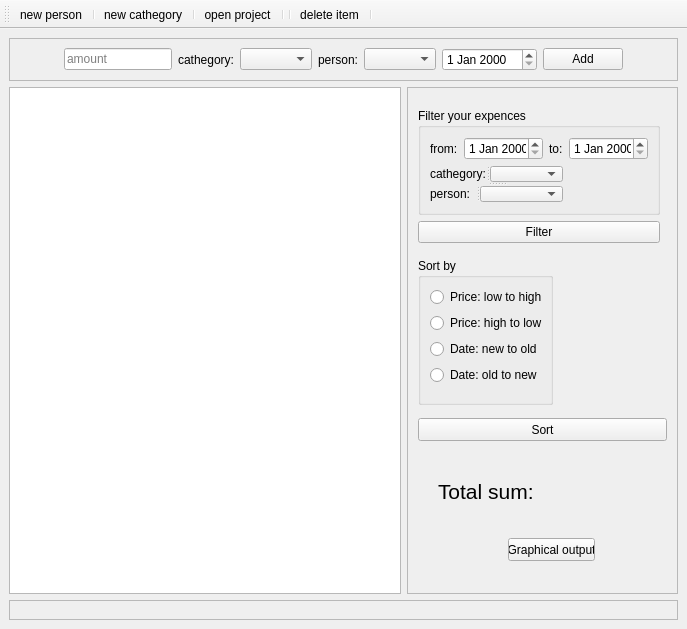
<?xml version="1.0" encoding="UTF-8"?>
<ui version="4.0">
 <class>MainWindw</class>
 <widget class="QMainWindow" name="MainWindw">
  <property name="geometry">
   <rect>
    <x>0</x>
    <y>0</y>
    <width>687</width>
    <height>629</height>
   </rect>
  </property>
  <property name="windowTitle">
   <string/>
  </property>
  <property name="autoFillBackground">
   <bool>true</bool>
  </property>
  <widget class="QWidget" name="centralwidget">
   <layout class="QGridLayout" name="gridLayout_8">
    <item row="1" column="0">
     <widget class="QFrame" name="frame">
      <property name="sizePolicy">
       <sizepolicy hsizetype="Preferred" vsizetype="Fixed">
        <horstretch>0</horstretch>
        <verstretch>0</verstretch>
       </sizepolicy>
      </property>
      <property name="frameShape">
       <enum>QFrame::StyledPanel</enum>
      </property>
      <property name="frameShadow">
       <enum>QFrame::Raised</enum>
      </property>
      <layout class="QGridLayout" name="gridLayout_7"/>
     </widget>
    </item>
    <item row="0" column="0">
     <layout class="QGridLayout" name="gridLayout_6">
      <item row="1" column="0">
       <widget class="QTableView" name="tableView">
        <property name="autoFillBackground">
         <bool>true</bool>
        </property>
       </widget>
      </item>
      <item row="0" column="0" colspan="2">
       <widget class="QFrame" name="frame_2">
        <property name="frameShape">
         <enum>QFrame::StyledPanel</enum>
        </property>
        <property name="frameShadow">
         <enum>QFrame::Raised</enum>
        </property>
        <layout class="QGridLayout" name="gridLayout">
         <item row="0" column="0">
          <spacer name="horizontalSpacer">
           <property name="orientation">
            <enum>Qt::Horizontal</enum>
           </property>
           <property name="sizeHint" stdset="0">
            <size>
             <width>40</width>
             <height>20</height>
            </size>
           </property>
          </spacer>
         </item>
         <item row="0" column="1">
          <widget class="QLineEdit" name="amount">
           <property name="placeholderText">
            <string>amount</string>
           </property>
          </widget>
         </item>
         <item row="0" column="2">
          <widget class="QLabel" name="label">
           <property name="text">
            <string>cathegory:</string>
           </property>
          </widget>
         </item>
         <item row="0" column="3">
          <widget class="QComboBox" name="boxCathegory">
           <property name="currentText">
            <string/>
           </property>
          </widget>
         </item>
         <item row="0" column="4">
          <widget class="QLabel" name="label_2">
           <property name="text">
            <string>person:</string>
           </property>
          </widget>
         </item>
         <item row="0" column="5">
          <widget class="QComboBox" name="boxPerson"/>
         </item>
         <item row="0" column="6">
          <widget class="QDateEdit" name="dateAdd"/>
         </item>
         <item row="0" column="7">
          <widget class="QPushButton" name="pushButton">
           <property name="text">
            <string>Add</string>
           </property>
          </widget>
         </item>
         <item row="0" column="8">
          <spacer name="horizontalSpacer_2">
           <property name="orientation">
            <enum>Qt::Horizontal</enum>
           </property>
           <property name="sizeHint" stdset="0">
            <size>
             <width>40</width>
             <height>20</height>
            </size>
           </property>
          </spacer>
         </item>
        </layout>
       </widget>
      </item>
      <item row="1" column="1">
       <widget class="QScrollArea" name="scrollArea">
        <property name="sizePolicy">
         <sizepolicy hsizetype="MinimumExpanding" vsizetype="Expanding">
          <horstretch>0</horstretch>
          <verstretch>0</verstretch>
         </sizepolicy>
        </property>
        <property name="maximumSize">
         <size>
          <width>271</width>
          <height>16777215</height>
         </size>
        </property>
        <property name="widgetResizable">
         <bool>true</bool>
        </property>
        <widget class="QWidget" name="scrollAreaWidgetContents">
         <property name="geometry">
          <rect>
           <x>0</x>
           <y>0</y>
           <width>269</width>
           <height>488</height>
          </rect>
         </property>
         <widget class="QPushButton" name="BtnGraphics">
          <property name="geometry">
           <rect>
            <x>100</x>
            <y>450</y>
            <width>87</width>
            <height>23</height>
           </rect>
          </property>
          <property name="sizePolicy">
           <sizepolicy hsizetype="Fixed" vsizetype="Fixed">
            <horstretch>0</horstretch>
            <verstretch>0</verstretch>
           </sizepolicy>
          </property>
          <property name="text">
           <string>Graphical output</string>
          </property>
         </widget>
         <widget class="QPushButton" name="btnSort">
          <property name="geometry">
           <rect>
            <x>10</x>
            <y>330</y>
            <width>249</width>
            <height>23</height>
           </rect>
          </property>
          <property name="text">
           <string>Sort</string>
          </property>
         </widget>
         <widget class="QWidget" name="layoutWidget">
          <property name="geometry">
           <rect>
            <x>10</x>
            <y>170</y>
            <width>135</width>
            <height>147</height>
           </rect>
          </property>
          <layout class="QGridLayout" name="gridLayout_2">
           <item row="0" column="0">
            <widget class="QGroupBox" name="groupBox_6">
             <property name="title">
              <string>Sort by</string>
             </property>
             <layout class="QGridLayout" name="gridLayout_5">
              <item row="0" column="0">
               <layout class="QFormLayout" name="formLayout">
                <item row="0" column="0">
                 <widget class="QRadioButton" name="amountASC">
                  <property name="text">
                   <string>Price: low to high</string>
                  </property>
                 </widget>
                </item>
                <item row="1" column="0">
                 <widget class="QRadioButton" name="amountDESC">
                  <property name="text">
                   <string>Price: high to low</string>
                  </property>
                 </widget>
                </item>
                <item row="2" column="0">
                 <widget class="QRadioButton" name="dateDESC">
                  <property name="text">
                   <string>Date: new to old</string>
                  </property>
                 </widget>
                </item>
                <item row="3" column="0">
                 <widget class="QRadioButton" name="dateASC">
                  <property name="text">
                   <string>Date: old to new</string>
                  </property>
                 </widget>
                </item>
               </layout>
              </item>
             </layout>
            </widget>
           </item>
          </layout>
         </widget>
         <widget class="QWidget" name="layoutWidget">
          <property name="geometry">
           <rect>
            <x>10</x>
            <y>20</y>
            <width>242</width>
            <height>135</height>
           </rect>
          </property>
          <layout class="QGridLayout" name="gridLayout_3">
           <item row="0" column="0">
            <widget class="QGroupBox" name="groupBox_5">
             <property name="title">
              <string>Filter your expences</string>
             </property>
             <layout class="QGridLayout" name="gridLayout_4">
              <item row="0" column="0">
               <widget class="QLabel" name="label_16">
                <property name="text">
                 <string>from:</string>
                </property>
               </widget>
              </item>
              <item row="0" column="1">
               <widget class="QDateEdit" name="dateFilterFrom"/>
              </item>
              <item row="0" column="2">
               <widget class="QLabel" name="label_17">
                <property name="text">
                 <string>to:</string>
                </property>
               </widget>
              </item>
              <item row="0" column="3">
               <widget class="QDateEdit" name="dateFilterTo"/>
              </item>
              <item row="1" column="0" colspan="3">
               <widget class="QSplitter" name="splitter_12">
                <property name="orientation">
                 <enum>Qt::Vertical</enum>
                </property>
                <widget class="QSplitter" name="splitter_13">
                 <property name="orientation">
                  <enum>Qt::Horizontal</enum>
                 </property>
                 <widget class="QLabel" name="label_18">
                  <property name="text">
                   <string>cathegory:</string>
                  </property>
                 </widget>
                 <widget class="QComboBox" name="boxCathegoryFilter">
                  <property name="sizePolicy">
                   <sizepolicy hsizetype="Preferred" vsizetype="Fixed">
                    <horstretch>0</horstretch>
                    <verstretch>0</verstretch>
                   </sizepolicy>
                  </property>
                  <property name="currentText">
                   <string/>
                  </property>
                 </widget>
                </widget>
                <widget class="QSplitter" name="splitter_14">
                 <property name="orientation">
                  <enum>Qt::Horizontal</enum>
                 </property>
                 <widget class="QLabel" name="label_19">
                  <property name="text">
                   <string>person:</string>
                  </property>
                 </widget>
                 <widget class="QComboBox" name="boxPersonFilter"/>
                </widget>
               </widget>
              </item>
             </layout>
            </widget>
           </item>
           <item row="1" column="0">
            <widget class="QPushButton" name="btnFilter">
             <property name="text">
              <string>Filter</string>
             </property>
            </widget>
           </item>
          </layout>
         </widget>
         <widget class="QWidget" name="layoutWidget">
          <property name="geometry">
           <rect>
            <x>30</x>
            <y>390</y>
            <width>206</width>
            <height>27</height>
           </rect>
          </property>
          <layout class="QHBoxLayout" name="horizontalLayout">
           <item>
            <widget class="QLabel" name="label_15">
             <property name="font">
              <font>
               <pointsize>16</pointsize>
              </font>
             </property>
             <property name="text">
              <string>Total sum:</string>
             </property>
            </widget>
           </item>
           <item>
            <widget class="QLabel" name="totalSum">
             <property name="font">
              <font>
               <pointsize>16</pointsize>
              </font>
             </property>
             <property name="text">
              <string/>
             </property>
            </widget>
           </item>
          </layout>
         </widget>
        </widget>
       </widget>
      </item>
     </layout>
    </item>
   </layout>
  </widget>
  <widget class="QMenuBar" name="menubar">
   <property name="geometry">
    <rect>
     <x>0</x>
     <y>0</y>
     <width>687</width>
     <height>21</height>
    </rect>
   </property>
  </widget>
  <widget class="QToolBar" name="toolBar">
   <property name="windowTitle">
    <string>toolBar</string>
   </property>
   <property name="autoFillBackground">
    <bool>false</bool>
   </property>
   <attribute name="toolBarArea">
    <enum>TopToolBarArea</enum>
   </attribute>
   <attribute name="toolBarBreak">
    <bool>false</bool>
   </attribute>
   <addaction name="actionnew_person"/>
   <addaction name="separator"/>
   <addaction name="actionnew_cathegory"/>
   <addaction name="separator"/>
   <addaction name="actionremove_person"/>
   <addaction name="separator"/>
   <addaction name="separator"/>
   <addaction name="actionremove_all"/>
   <addaction name="separator"/>
  </widget>
  <action name="actionnew_person">
   <property name="text">
    <string>new person</string>
   </property>
   <property name="toolTip">
    <string>add new person to your tracker</string>
   </property>
  </action>
  <action name="actionnew_cathegory">
   <property name="text">
    <string>new cathegory</string>
   </property>
   <property name="toolTip">
    <string>add new cathegory</string>
   </property>
  </action>
  <action name="actionremove_person">
   <property name="text">
    <string>open project</string>
   </property>
   <property name="toolTip">
    <string>open existing project or create new one</string>
   </property>
  </action>
  <action name="actionremove_all">
   <property name="text">
    <string>delete item</string>
   </property>
   <property name="toolTip">
    <string>delete item from database</string>
   </property>
  </action>
 </widget>
 <resources/>
 <connections/>
</ui>
